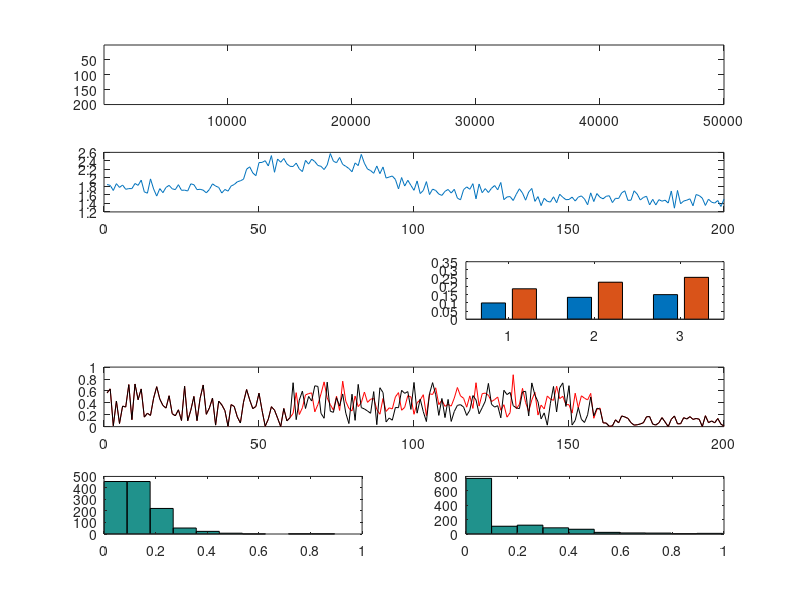
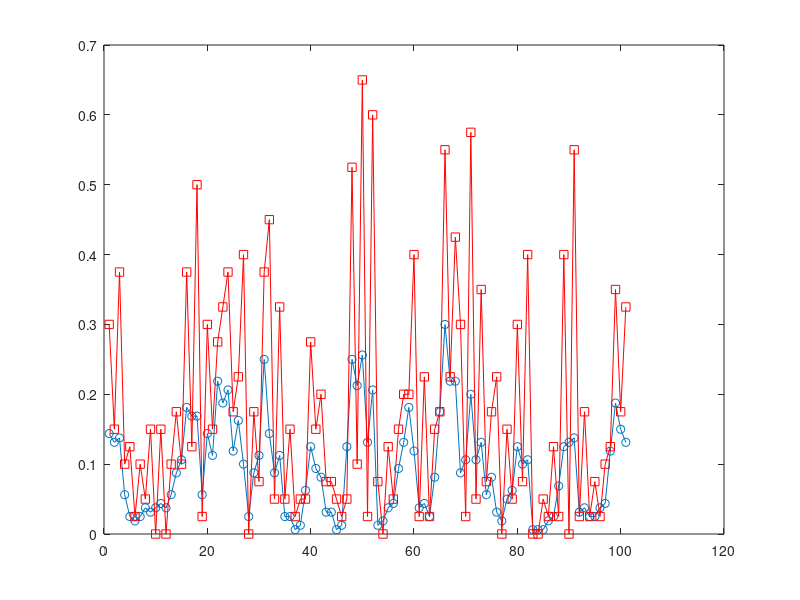

Source code (MATLAB) for these figures, in order:
%function features=runNetwork(N,TEmax,TImax,Wmax,lagVect)    
clear all; close all;

for run= 1:1
    
    N=200;
   
    lagVect = -10:1:10;  % input shift => memory or prediction

    %% declare parameters 

    NE = 80/100*N; %number of excitatory neurons
    NI = 20/100*N; %number of inhibitory neurons
    indexE = 1:NE;
    indexI = NE+1:N;
    
    Time = 50000; % ms
    
    pEE = 0.05;
    pIE = 1;
    pEI = 0.2; 
    pII = 1; % prob of connection between inhibitory-inhibitory neurons
    
    
    % set initial firing rates
    TEmax = 0.75;
    TImax = 0.2;
    T  = [rand(1,NE)*TEmax rand(1,NI)*TImax]';  %threshold values for each neuron
    T0 = T;
    
    % firing rates with IP
    rateE = 0.1;  %target value for IP rule
    rateI = 0.3;
    H_IP    = [repmat(rateE,NE,1); repmat(rateI,NI,1)];
    
    eta_IP  = 0.001;  % time scale IP
    eta_SP  = 0.001;  % time scale SP
    
   
    %% synaptic connections matrix
    
    % Wij  - connection from i to j
    W       = zeros(N,N);
    Wmax    = 0.5;
    
    W(indexE,indexE)  =  Wmax*rand(NE,NE).*(rand(NE,NE)<pEE);
    index_plastic     = (W>0);  % learning restricted to positive EE synapses
    
    W(indexE,indexI)  =  Wmax*rand(NE,NI).*(rand(NE,NI)<pEI);
    W(indexI,indexE)  =  Wmax*rand(NI,NE).*(rand(NI,NE)<pIE);
    W(indexI,indexI)  =  Wmax*rand(NI,NI).*(rand(NI,NI)<pII);

    W(indexI,:) = -W(indexI,:);

    % synaptic normalization
    normE = 1;
    normI = 1/2;
    W(indexE,:) = W(indexE,:)./repmat(sum(W(indexE,:),1),NE,1)*normE;
    W(indexI,:) = -W(indexI,:)./repmat(sum(W(indexI,:),1),NI,1)*normI;

    W(isnan(W)) = 0 ;
    
    W0 = W;
 

    %% two input sequences: abc, def

    input1 = randperm(Time);
    input1(Time/10+1:end)=[]; % 10th of the time, input1 is present
    
    input2 = randperm(Time);
    input2(Time/10+1:end)=[]; % 10th of the time, input2 is present

    % U input drive
    
    U   = zeros(N,Time);  
    nrU = 10; seqLength = 3;
    
    NU  =  nrU*seqLength*2;
    
    for j = 1:seqLength
        U((j-1)*nrU+1:j*nrU, input1+j) = 1;
        U(((j-1)*nrU+1:j*nrU)+nrU*seqLength, input2+j) = 1;
    end
        
    U(:,Time+1:end) = [];
   
    indexRes = NU+1:NE;
      

    %% output vector
    % out = input1&input2

    aux  = max(sum(U(1:NU/2,:))>0,(sum(U(NU/2+1:NU,:))>0)*2);
    
    
    
    output = zeros(length(lagVect),Time);
    for j = 1:length(lagVect) %j is the delay used to look into the past

          output(j,(max(lagVect)+1:(Time-max(lagVect))))= aux((max(lagVect)+1:(Time-max(lagVect)))+lagVect(j));
       
    end
    

    %%%%%%%%%%%%%%%%%%%%%%%%%%%%%%%%%%%%%%%%%%%%%%%%%%%%%%%%%%%%%%
    
    %% network dynamics
    
    	   % the activity matrix
    X = zeros(N, Time);   % the activity matrix
    Xfade   = zeros(N, Time);   % the activity matrix + perturbations
    dHamm   = zeros(1,Time); % the Hamming distance vector = criticality vector

        
    for t = 2:Time

        
        X(:,t) = ((X(:,t-1)' * W)' + U(:,t-1))>T;
        
        if t>10000
            T(indexRes) = T(indexRes) + eta_IP*(X(indexRes, t-1)-H_IP(indexRes));  % intrinsic plasticity
        end 
        
        if t>20000
            
            %additive STDP
            A                = X(:,t-1)*X(:,t)';  
            delta            = eta_SP*(A-A');
            W(index_plastic) = W(index_plastic) + delta(index_plastic) ; 
            
            % clip weights to [0,1] --> still necessary
            % W(index_plastic) = min(W(index_plastic),1);   
            W(index_plastic) = max(W(index_plastic), 0); 
            
            % synaptic normalization
            W(indexE,:) = W(indexE,:)./repmat(sum(W(indexE,:),1),NE,1)*normE; 
            %W(indexI,:) = -W(indexI,:)./repmat(sum(W(indexI,:),1),NI,1);
        end
        
        flip    = ceil(rand*length(indexRes)); 
        Xp      = X(:,t-1);
        Xp(indexRes(flip)) = not(Xp(indexRes(flip))); % flip reservoir bit at time t-1
        Xp      = ((Xp'*W)' +U(:,t-1))>T;
        
               
        dHamm(t)= sum(abs(Xp-X(:,t))); % Hamming distance at time t
                                            
    end
    
    
    dHamm(1) = dHamm(2);  % dHamm(1) is not defined
      
   
        
    %% Bayes classifier performance 
%     perf = zeros(3,length(lagVect));
    idx  = 5001:10000; 
    idx2 = 15001:20000;
    idx3 = 25001:30000;
%     for i=1:length(lagVect)
%         perfRnd(i)  = BayesClassif(X(indexRes,idx)', output(i,idx));
%         perfIP(i)   = BayesClassif(X(indexRes,idx2)', output(i,idx2));
%         perfSORN(i) = BayesClassif(X(indexRes,idx3)', output(i,idx3));
%     end
    
 
    %% FIGURES

     
    figure()
    
    % network activity
    subplot(5,2,1:2)
    imagesc(X)
    
    
    % Hamming distance
    subplot(5,2,3:4)
    plot(mean(reshape(dHamm,250,Time/250)))
    
    % Performance on Memory/Prediction task
%     subplot(5,2,5)
%     plot(perfRnd','k'); hold on;
%     plot(perfIP','g'); hold on;
%     plot(perfSORN','r')
%     ylim([0.4,1])
    
    
    % Rate excitatory/inhibitory
    subplot(5,2,6)
    bar([mean(mean(X(indexE, idx))),mean(mean(X(indexE,idx2))),mean(mean(X(indexE,idx3)));mean(mean(X(indexI,idx))),mean(mean(X(indexI,idx2))),mean(mean(X(indexI,idx3)))]')
    
    % Thresholds
    subplot(5,2,7:8)
    plot(T,'r'); hold on;
    plot(T0,'k')
    
    % Weights
    subplot(5,2,9)
    hist(W0(index_plastic)); hold on;
    subplot(5,2,10)
    hist(W(index_plastic))
    
        
    % network rate
    mean(mean(X(indexE,:)))
    mean(mean(X(indexI,:)))
    
    figure()
    index=9000:9100;
    plot(mean(X(indexE, index)),'-o'); hold on;
    plot(mean(X(indexI, index)),'-rs');
    
end
    
    
%end
    